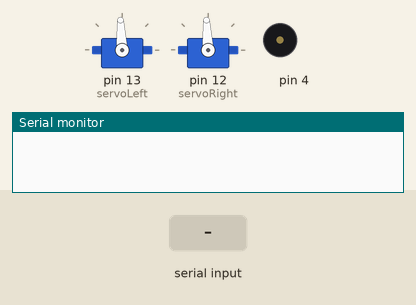
A sketch run on a simulated Arduino Uno, built with avr-gcc and run on an emulated ATmega328P. Shown: 2 × servo, buzzer (waves = sounding), the last lines printed to the serial monitor. The test bench sets the inputs (shaded band).

Above: at 2.2 s.
2.3 s: "tone\n" received over Serial
At 3.3 s:
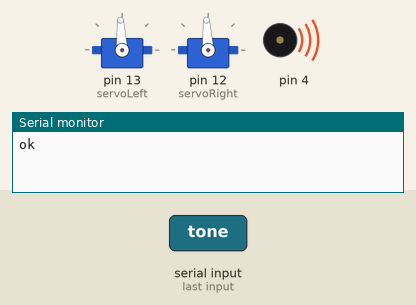
3.8 s: "forward 90\n" received over Serial
At 4.5 s:
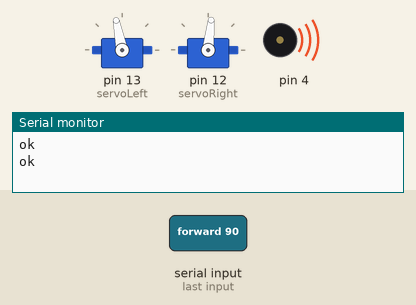
5.3 s: "forward\n" received over Serial
At 5.6 s:
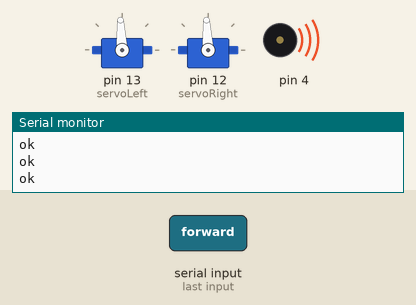
Timing chart, 0 to 8.3 s (numbered marks = the images above; inputs shaded):
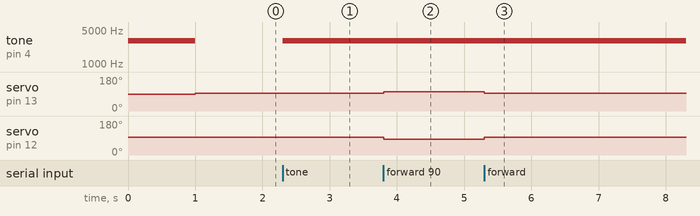

Measured:
- after the input at 2.3 s, tone on pin 4: silent → 3000 Hz at once
- after the input at 3.8 s, servo on pin 13 (servoLeft): 93° → 101° at once; servo on pin 12 (servoRight): 93° → 84° at once
- after the input at 5.3 s, servo on pin 13 (servoLeft): 101° → 93° at once; servo on pin 12 (servoRight): 84° → 93° at once

The sketch:

robot_control.ino
```cpp
#include <Servo.h>

Servo servoLeft;
Servo servoRight;

void setup() {

  tone(4, 3000, 1000);
  delay(1000);

  servoLeft.attach(13);
  servoRight.attach(12);

  servoLeft.writeMicroseconds(1500);
  servoRight.writeMicroseconds(1500);

  Serial.begin(115200);
}

void loop() {
   char buffer[100];
   String cmd;
   int  val;

   if ( Serial.available() > 0 ) {
      strcpy(buffer,"");
      val = 0;

      cmd = Serial.readStringUntil('\n');
      sscanf(cmd.c_str(),"%s %i",buffer,&val);

      if ( strcmp(buffer,"forward") == 0 ) {
         servoLeft.writeMicroseconds(1500 + val);
         servoRight.writeMicroseconds(1500 - val);
         Serial.println("ok");
      }

      else if ( strcmp(buffer,"backward") == 0 ) {
         servoLeft.writeMicroseconds(1500 - val);
         servoRight.writeMicroseconds(1500 + val);
         Serial.println("ok");
      }

      else if ( strcmp(buffer,"right") == 0 ) {
         servoLeft.writeMicroseconds(1500 + val);
         servoRight.writeMicroseconds(1500 + val);
         Serial.println("ok");
      }

      else if ( strcmp(buffer,"left") == 0 ) {
         servoLeft.writeMicroseconds(1500 - val);
         servoRight.writeMicroseconds(1500 - val);
         Serial.println("ok");
      }

      else if ( strcmp(buffer,"tone") == 0 ) {
         tone(4, 3000, val);
         Serial.println("ok");
      }

      else if ( strcmp(buffer,"stop") == 0 ) {
         servoLeft.writeMicroseconds(1500);
         servoRight.writeMicroseconds(1500);
         Serial.println("ok");
      }
      else {
         Serial.println("error");
      }
   }
}
```
